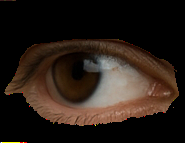
#> input picture resources/eye_left.png, 185 x 143 px
$ python shiftyeyes.py
#> lines starting #> are read from the running program, lines starting #| are printed output that depends on the picture; after the words box and inside, x2 and y2 are one past the last pixel; in counts of white or black regions, pixels touching at a corner belong together
import cv2
import numpy as np
import threading
import time
import random

# Load different eye directions
eye_imgs = {
    "left": cv2.imread("resources/eye_left.png", cv2.IMREAD_UNCHANGED),
    "center": cv2.imread("resources/eye_center.png", cv2.IMREAD_UNCHANGED),
    "right": cv2.imread("resources/eye_right.png", cv2.IMREAD_UNCHANGED)
}
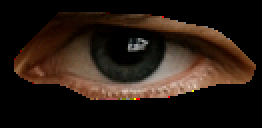
#> input picture resources/eye_center.png, 131 x 64 px (shown 2 times larger)
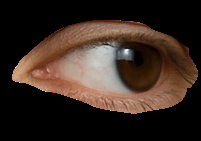
#> input picture resources/eye_right.png, 201 x 141 px

eye_size = (200, 150)
for key in eye_imgs:
    eye_imgs[key] = cv2.resize(eye_imgs[key], eye_size)
#> this loop made 3 passes
#> key on passes 1 to 3: 'left', 'center', 'right'
#> after the loop, eye_imgs = 3 items

# Initial state
left_eye_pos = [100, 100]
right_eye_pos = [300, 100]
dragging_eye = None
drag_offset = (0, 0)

# Overlay helper
def overlay_image(background, overlay, x, y):
#> called with x = 100, y = 100
    h, w = overlay.shape[:2]
#> h = 150; w = 200
    if overlay.shape[2] == 4:
        alpha = overlay[:, :, 3] / 255.0
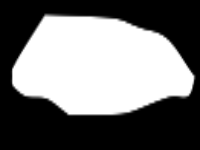
#> alpha: shape (150, 200) float64; min 0, max 1, mean 0.453
        for c in range(3):
            background[y:y+h, x:x+w, c] = (
                alpha * overlay[:, :, c] +
                (1 - alpha) * background[y:y+h, x:x+w, c]
            )
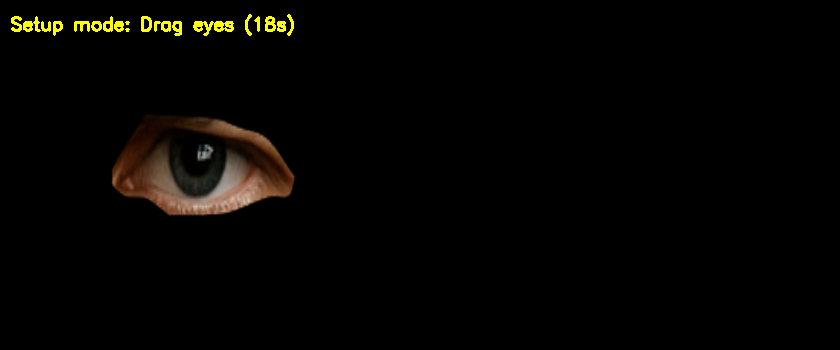
#> background: shape (350, 840, 3); mean of channels 0, 1, 2 1.7, 4.1, 5.2; drawn as B, G, R
    return background

# Mouse drag logic
def mouse_callback(event, x, y, flags, param):
    global dragging_eye, drag_offset, left_eye_pos, right_eye_pos

    pad = 20
    if event == cv2.EVENT_LBUTTONDOWN:
        for name, pos in [("left", left_eye_pos), ("right", right_eye_pos)]:
            px, py = pos
            if px - pad <= x <= px + eye_size[0] + pad and py - pad <= y <= py + eye_size[1] + pad:
                dragging_eye = name
                drag_offset = (x - px, y - py)
                break

    elif event == cv2.EVENT_MOUSEMOVE and dragging_eye:
        if dragging_eye == "left":
            left_eye_pos[0] = x - drag_offset[0]
            left_eye_pos[1] = y - drag_offset[1]
        elif dragging_eye == "right":
            right_eye_pos[0] = x - drag_offset[0]
            right_eye_pos[1] = y - drag_offset[1]

    elif event == cv2.EVENT_LBUTTONUP:
        dragging_eye = None

# Eye animation function with random selection
def animate_eyes():
    global eye_state
    while True:
        eye_state = random.choice(["left", "center", "right"])
        time.sleep(0.5)


def start_eyes():
    # Setup phase: 10 seconds to drag
    cv2.namedWindow("Eye Animation")
    cv2.setMouseCallback("Eye Animation", mouse_callback)

    # Setup phase
    setup_duration = 19  # seconds
    fps = 30
    delay = int(1000 / fps)

    print("🕹️ Setup: Drag eyes for 10 seconds...")

    start_time = time.time()

    while True:
        frame = np.zeros((350, 840, 3), dtype=np.uint8)

        # Display countdown timer
        remaining_time = int(setup_duration - (time.time() - start_time))
        if remaining_time > 0:
            cv2.putText(frame, f"Setup mode: Drag eyes ({remaining_time}s)", (10, 30),
                        cv2.FONT_HERSHEY_SIMPLEX, 0.6, (0, 255, 255), 2)

        overlay_image(frame, eye_imgs["center"], *left_eye_pos)
        overlay_image(frame, eye_imgs["center"], *right_eye_pos)
#> call 2 of overlay_image, with x = 300, y = 100
#> after the loop in overlay_image (call 2), `for c in range(3):`:
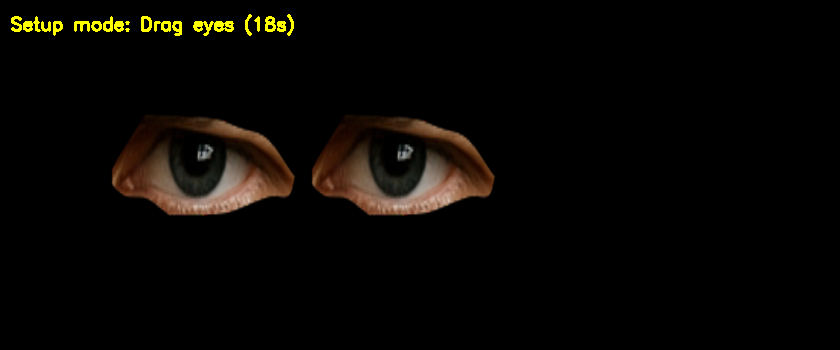
#> background: shape (350, 840, 3); 4.83% of pixels changed, all inside (x1, y1, x2, y2) = (310, 113, 496, 217); drawn as B, G, R
        cv2.imshow("Eye Animation", frame)

        if time.time() - start_time > setup_duration:
            print("✅ Setup complete. Starting eye animation...")
            break

        if cv2.waitKey(delay) == 27:
#> (key Esc is pressed here)
            cv2.destroyAllWindows()
            exit()
#> (the program exits here)
